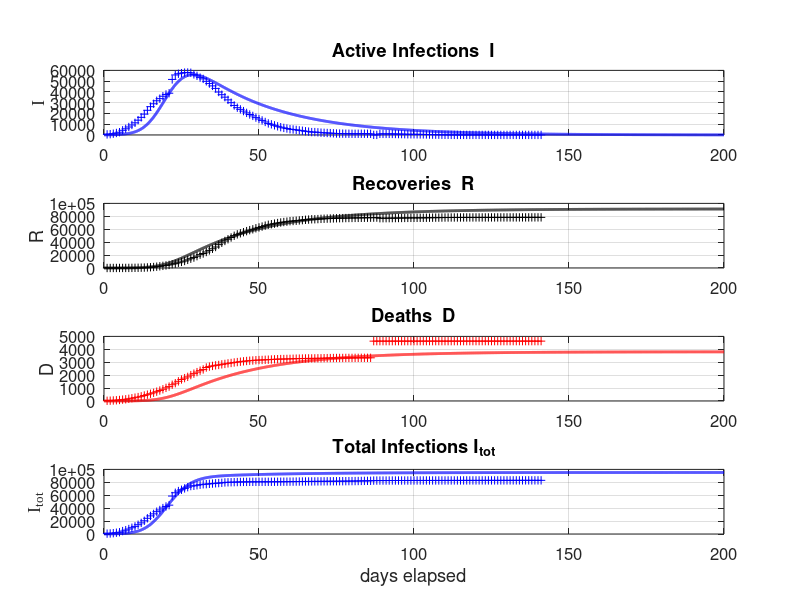
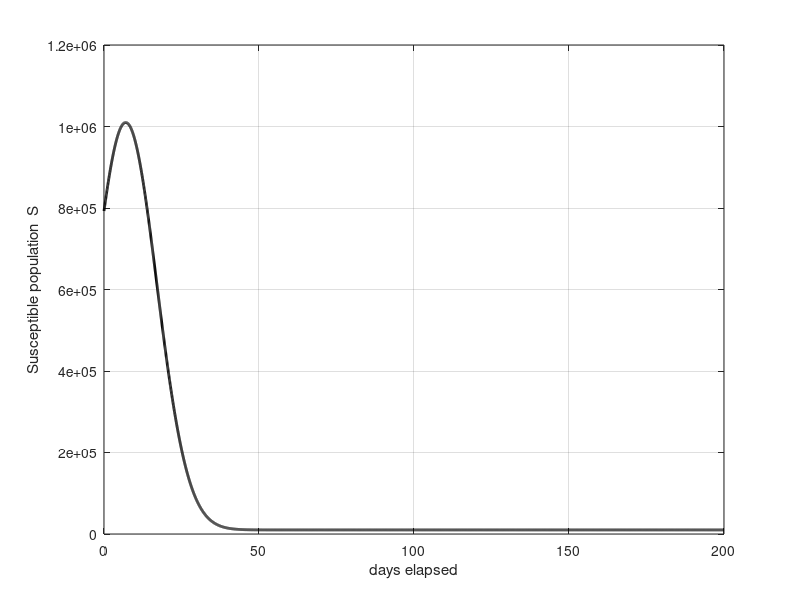

MATLAB code for these plots, in order:
% svr19.m

% Revised:  2020 03 25

% Mathemtatical model for the spread of the covid19 virus
% Model for GLOBAL spread of virus
% Model for CHINA spread of virus: download svr19CHINA.m
% Data from https://www.worldometers.info/coronavirus/
% Date file:  covid19.mat  variable covid19
% Model specified by the variables in the INPUT SECTION of the Script

% DOING PHYSICS WITH MATLAB: 
%   https://d-arora.github.io/Doing-Physics-With-Matlab/
% Documentation
%   http://www.physics.usyd.edu.au/teach_res/mp/doc/sird19E.htm
% Download Scripts
%   http://www.physics.usyd.edu.au/teach_res/mp/mscripts/

% Ian Cooper
% email: matlabvisualphysics@gmail.com
% Matlab 2019b

% Populations: Data d / Model
% Susceptible individuals:  Sd  S
% Active infections (currently infected);  Id  I
% Recovered:  Rd  R
% Dead:  Dd  D

close all
clear
clc

global Imax Rmax Dmax ITmax Smax

load('covid19.mat')

% DATA: variable covid19
% Col 1: World   Id   Currently Infected Cases
% Col 2: World   Rd   Recovered
% Col 3: World   Dd   Deaths

% Data for China with Script svr19CHINA.m
% Col 4: China   Total infected cases
% Col 5: China   Currently Infected Cases
% Col 6: China   Deaths
% Col 7: USA     Total infected cases
% Col 8: USA     Currently infected cases
% Col 9: USA     Deaths
% Col 10: AUST     Total infected cases
% Col 11: AUST     Currently infected cases
% Col 12: AUST     Deaths


% Initialize arrays  **************************************************
  % Model: number of time steps 
  num = 5000;
  S = zeros(num,1);
  I = zeros(num,1);
  N = zeros(num,1);
  D = zeros(num,1);
  R = zeros(num,1);

% INPUTS: Model Parameters ********************************************
% Maximum number of days for model   [200]
  tMax = 200;
% Adjustible model parameters  
  a(1) = 0.40;
  a(2) = 0.042;
  a(3) = 0.96;
  a(4) = 1e-8;
  I(1) = 100;
  S0 = 1e6;
  w  = 10;
  t0 = 7;
  
% SETUP  ************************************************************** 
% Time [days]
  t = linspace(0,tMax,num)';
  dt = t(2) - t(1);

% Susceptible Population
  S = 1e4 + S0 .* exp(-0.5.*((t-t0)./w).^2);

 % S = S0.*ones(num,1);

  
% DATA: Id Rd Dd / Number of data days for COVID19  
  Ndays  = find(covid19 == 0,1) - 1;  
  Idtot  = covid19(1:Ndays,4);
  Id     = covid19(1:Ndays,5);
  Dd     = covid19(1:Ndays,6);

% % Model: S  D  R  
%   
  
 
 %S(1) = S0;
 
for n = 1:num-1
  dS = a(1)*(S(n)/S0)*I(n)*dt;
  dN = a(2)*I(n)*dt;
  I(n+1) = I(n) + dS - dN;
  N(n+1) = N(n) + dN;
  R(n+1) = a(3)*N(n+1);
  D(n+1) = N(n+1) - R(n+1);
  S(n+1) = S(n+1) - a(4)*dS;
end

  Itot = I + R + D; 
  
  
% Exponential increase
%  th = 5; k = log(2)/th;
%  Iexp = I(1).*exp(k*t);
%  figure(99)
%  plot(t,Iexp)
%  grid on
  
  

%   
  Imax = max(I);
  Rmax = max(R);
  Dmax = max(D);
  Smax = max(S);
%   
% Model: total population that has been infected;  
  Itot = I + R + D;
  ITmax = max(Itot);
  
% Data
  Rd = Idtot - Id - Dd;
  Idmax = max(Id);
  Rdmax = max(Rd);
  Ddmax = max(Dd);
  ITdmax = max(Idtot);
% Percentages: model
  pI = 100*I(end) / Itot(end);
  pR = 100*R(end) / Itot(end);
  pD = 100*D(end) / Itot(end);
  
% Percentages: Data
  pId = 100*Id(end) / Idtot(end);
  pRd = 100*Rd(end) / Idtot(end);
  pDd = 100*Dd(end) / Idtot(end);

  
  
% *********************************************************************  
% GRAPHICS
% ********************************************************************* 

figure(1)
  set(gcf,'units','normalized');
  set(gcf,'position',[0.02 0.05 0.3 0.75]);
  set(gcf,'color','w');

subplot(4,1,1)  % INFECTIONS
    xP = 1: Ndays;
    yP = Id;
    plot(xP,yP,'b+')   
    hold on
    
%     xP = t_index; yP = Id(t_index);
%     plot(xP,yP,'bo','markerfacecolor','b','markersize',8)
    
    xP = t; yP = I;
    plot(xP,yP,'b','linewidth',2)
   
%     plotMonths(1)
%     
    grid on
    title('Active Infections  I')
    ylabel('I','FontName','Times New Roman')  
    set(gca,'fontsize',12)
  
    
subplot(4,1,2)   % RECOVERIES
    xP = 1: Ndays;
    yP = Rd; 
    plot(xP,yP,'k+')
    hold on
 
%     xP = t_index; yP = Rd(t_index);
%     plot(xP,yP,'ko','markerfacecolor','k','markersize',8)
    
    xP = t; yP = R;
    plot(xP,yP,'k','linewidth',2)
    
%     plotMonths(2)
    
    grid on

    ylabel('R')
    title('Recoveries  R')
    set(gca,'fontsize',12)
   
 
 subplot(4,1,3)    % DEATHS
    xP = 1: Ndays;
    yP = Dd; 
    plot(xP,yP,'r+')
    hold on
 
%     xP = t_index; yP = Dd(t_index);
%     plot(xP,yP,'ro','markerfacecolor','r','markersize',8)
    
    xP = t; yP = D;
    plot(xP,yP,'r','linewidth',2)
    
%     plotMonths(3)
    grid on
    
    ylabel('D')
    title('Deaths  D')
    set(gca,'fontsize',12) 
    
    
 subplot(4,1,4)   % Total infections
    xP = 1: Ndays;
    yP = Idtot; 
    plot(xP,yP,'b+')
    hold on
    xP = t; yP = Itot;
    plot(xP,yP,'b','linewidth',2)
    
%     plotMonths(4)
    
    grid on
    xlabel('days elapsed')
    ylabel('I_{tot}','FontName','Times New Roman')
    title('Total Infections I_{tot}');
    set(gca,'fontsize',12) 
    

figure(2)
   set(gcf,'units','normalized');
   set(gcf,'position',[0.60 0.05 0.25 0.25]);
   set(gcf,'color','w');

%    fig = figure(2);
%    left_color = [0 0 0];
%    right_color = [1 0 1];
%    set(fig,'defaultAxesColorOrder',[left_color; right_color]);
%    
%     plotMonths(5)   
%         
%     yyaxis left
    xP = t; yP = S;
    plot(xP,yP,'k','linewidth',2)
    grid on
    xlabel('days elapsed')
    ylabel('Susceptible population  S') 
      
%     yyaxis right
%     xP = t; yP = s;
%     plot(xP,yP,'m','linewidth',1)
%     grid on
%     ylabel('surge factor  s') 
%         
%     set(gca,'fontsize',12)    

    
    
    
% figure(7)
%    set(gcf,'units','normalized');
%    set(gcf,'position',[0.33 0.05 0.25 0.35]);
%    set(gcf,'color','w');
% 
%    xlim([0 120])
%    ylim([0 250])
%    hh = 250; dh = -25;
%    
%    txt = 'Start date:  22 January 2020';
%    Htext = text(0,hh,txt,'fontsize',12);
%    set(Htext,'color','k')
%    
%    hh = hh+dh;
%    txt = 'Model Parameters';
%    text(0,hh,txt,'fontsize',12)
%    
%    hh = hh+dh;
%    txt = sprintf('I(0) = %3.0f   a = %2.3f   b = %2.3f   d = %2.3f', ...
%        I(1),a,b,d);
%    text(0,hh,txt,'fontsize',12)
%       
%    hh = hh+2*dh; 
%    txt = 'DATA';
%    text(0,hh,txt,'fontsize',12)
%    
%     z = datenum([2020 1 22]);
%     z = z + Ndays-1;
%     z = datetime(z,'ConvertFrom','datenum');
%     z.Format = 'dd-MMM-yyyy';
%     txt = cellstr(z) ; 
%     text(20,hh,txt,'fontsize',12)
%     
%    hh = hh+dh;
%    z1 = Id(end); z2 = Rd(end); z3 = Dd(end); z4 = z1+z2+z3;  
%    txt = sprintf('I = %5.0f    R = %5.0f    D = %5.0f    I_{tot} = %5.0f', z1,z2,z3,z4);
%    text(6,hh,txt,'fontsize',12)
%    
%    % Recoveries and Deaths
%     pR = 100*Rd(end)/(Rd(end)+Dd(end));
%     pD = 100*Dd(end)/(Rd(end)+Dd(end));
%     hh = hh+dh;
%     txt = sprintf('percent: Active = %2.1f  Recoveries = %2.1f    Deaths = %2.1f   ',pId,pRd,pDd);
%     text(2,hh,txt,'fontsize',12)  
%    
%    hh = hh+2*dh; 
%    txt = 'MODEL PREDICTIONS';
%    text(0,hh,txt,'fontsize',12)
%    
%     z = datenum([2020 1 22]);
%     z = z + tMax;
%     z = datetime(z,'ConvertFrom','datenum');
%     z.Format = 'dd-MMM-yyyy';
%     txt = cellstr(z) ; 
%     text(60,hh,txt,'fontsize',12)
%    
%    hh = hh+dh;
%     z1 = I(end); z2 = R(end); z3 = D(end); z4 = z1+z2+z3;  
%     txt = sprintf('I = %5.0f    R = %5.0f    D = %5.0f    I_{tot} = %5.0f', z1,z2,z3,z4);
%     text(6,hh,txt,'fontsize',12)
% 
%    hh = hh+dh;
%     txt = 'Peak';
%     text(10,hh,txt,'fontsize',12)
%     z = find(I == Imax,1);
%     z = t(z) + datenum([2020 1 22]);
%     z = datetime(z,'ConvertFrom','datenum');
%     z.Format = 'dd-MMM-yyyy';
%     txt = cellstr(z) ; 
%     text(30,hh,txt,'fontsize',12)
%    
%     txt = sprintf('I_{peak} = %5.0f',Imax);
%     text(70,hh,txt,'fontsize',12)
%    
%     hh = hh+dh;
%     txt = sprintf('percent: Active = %2.1f  Recoveries = %2.1f    Deaths = %2.1f   ',pI,pR,pD);
%     text(2,hh,txt,'fontsize',12)   
%        
% 
%     
%     axis off
%    
    
    function  pM = plotMonths(z)
     global Imax Rmax Dmax ITmax Smax
     
     % Months
       m1 = [2020 01 22];    % day zero
       m2 = [2020 02  1];    % Feb
       m3 = [2020 03  1];    % Mar
       m4 = [2020 04  1];    % Apr
       m5 = [2020 05  1];    % May
       m6 = [2020 06  1];    % Jun
       m7 = [2020 07  1];    % Jul
       m8 = [2020 08  1];    % Aug
   
      tm(1) = datenum(m1);
      tm(2) = datenum(m2) - tm(1);
      tm(3) = datenum(m3) - tm(1);
      tm(4) = datenum(m4) - tm(1);
      tm(5) = datenum(m5) - tm(1);
      tm(6) = datenum(m6) - tm(1);
      tm(7) = datenum(m7) - tm(1);
      tm(8) = datenum(m8) - tm(1);
   
      if z == 1; yMax = Imax; end
      if z == 2; yMax = Rmax; end
      if z == 3; yMax = Dmax; end
      if z == 4; yMax = ITmax; end
      if z == 5; yMax = Smax; end
      
      for n = 2:8
        plot([tm(n), tm(n)], [0, yMax],'linewidth',1,'color', [0.5 0.5 0.5]);
        hold on
      end
      
      ys = 0.8;
      text(22, ys*yMax,'F')
      text(52, ys*yMax,'M')
      text(82, ys*yMax,'A')
      text(112,ys*yMax,'M')
      text(142,ys*yMax,'J')
      text(172,ys*yMax,'J')
      
   end
   
   